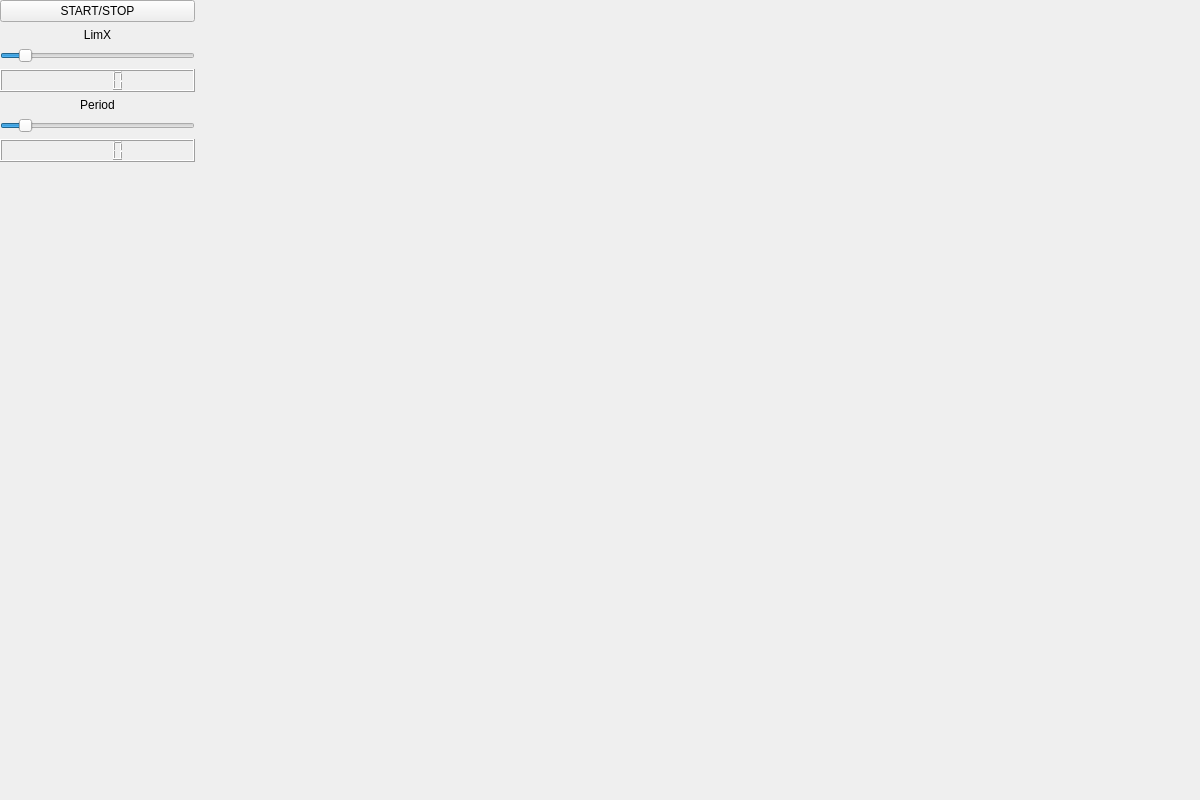
<?xml version="1.0" encoding="UTF-8"?>
<ui version="4.0">
 <class>Form</class>
 <widget class="QWidget" name="Form">
  <property name="geometry">
   <rect>
    <x>0</x>
    <y>0</y>
    <width>1200</width>
    <height>800</height>
   </rect>
  </property>
  <property name="minimumSize">
   <size>
    <width>1200</width>
    <height>800</height>
   </size>
  </property>
  <property name="maximumSize">
   <size>
    <width>1200</width>
    <height>800</height>
   </size>
  </property>
  <property name="windowTitle">
   <string>Form</string>
  </property>
  <widget class="QWidget" name="horizontalLayoutWidget">
   <property name="geometry">
    <rect>
     <x>0</x>
     <y>0</y>
     <width>1201</width>
     <height>802</height>
    </rect>
   </property>
   <layout class="QHBoxLayout" name="horizontalLayout">
    <item>
     <layout class="QVBoxLayout" name="verticalLayout">
      <item>
       <widget class="QPushButton" name="BTN1">
        <property name="text">
         <string>START/STOP</string>
        </property>
       </widget>
      </item>
      <item>
       <widget class="QLabel" name="label">
        <property name="font">
         <font>
          <weight>50</weight>
          <italic>false</italic>
          <bold>false</bold>
          <underline>false</underline>
          <strikeout>false</strikeout>
         </font>
        </property>
        <property name="layoutDirection">
         <enum>Qt::LeftToRight</enum>
        </property>
        <property name="text">
         <string>LimX</string>
        </property>
        <property name="alignment">
         <set>Qt::AlignCenter</set>
        </property>
       </widget>
      </item>
      <item>
       <widget class="QSlider" name="SLD1">
        <property name="minimum">
         <number>1</number>
        </property>
        <property name="maximum">
         <number>1000</number>
        </property>
        <property name="pageStep">
         <number>1</number>
        </property>
        <property name="value">
         <number>100</number>
        </property>
        <property name="orientation">
         <enum>Qt::Horizontal</enum>
        </property>
       </widget>
      </item>
      <item>
       <widget class="QLCDNumber" name="LCD1"/>
      </item>
      <item>
       <widget class="QLabel" name="label_2">
        <property name="text">
         <string>Period</string>
        </property>
        <property name="alignment">
         <set>Qt::AlignCenter</set>
        </property>
       </widget>
      </item>
      <item>
       <widget class="QSlider" name="SLD2">
        <property name="minimum">
         <number>1</number>
        </property>
        <property name="maximum">
         <number>1000</number>
        </property>
        <property name="pageStep">
         <number>1</number>
        </property>
        <property name="value">
         <number>100</number>
        </property>
        <property name="orientation">
         <enum>Qt::Horizontal</enum>
        </property>
       </widget>
      </item>
      <item>
       <widget class="QLCDNumber" name="LCD2"/>
      </item>
      <item>
       <spacer name="verticalSpacer">
        <property name="orientation">
         <enum>Qt::Vertical</enum>
        </property>
        <property name="sizeHint" stdset="0">
         <size>
          <width>20</width>
          <height>40</height>
         </size>
        </property>
       </spacer>
      </item>
     </layout>
    </item>
    <item>
     <widget class="QWidget" name="content_plot" native="true">
      <property name="enabled">
       <bool>true</bool>
      </property>
      <property name="minimumSize">
       <size>
        <width>1000</width>
        <height>800</height>
       </size>
      </property>
      <property name="maximumSize">
       <size>
        <width>1000</width>
        <height>800</height>
       </size>
      </property>
     </widget>
    </item>
   </layout>
  </widget>
 </widget>
 <resources/>
 <connections>
  <connection>
   <sender>SLD1</sender>
   <signal>valueChanged(int)</signal>
   <receiver>LCD1</receiver>
   <slot>display(int)</slot>
   <hints>
    <hint type="sourcelabel">
     <x>96</x>
     <y>70</y>
    </hint>
    <hint type="destinationlabel">
     <x>96</x>
     <y>100</y>
    </hint>
   </hints>
  </connection>
 </connections>
</ui>
